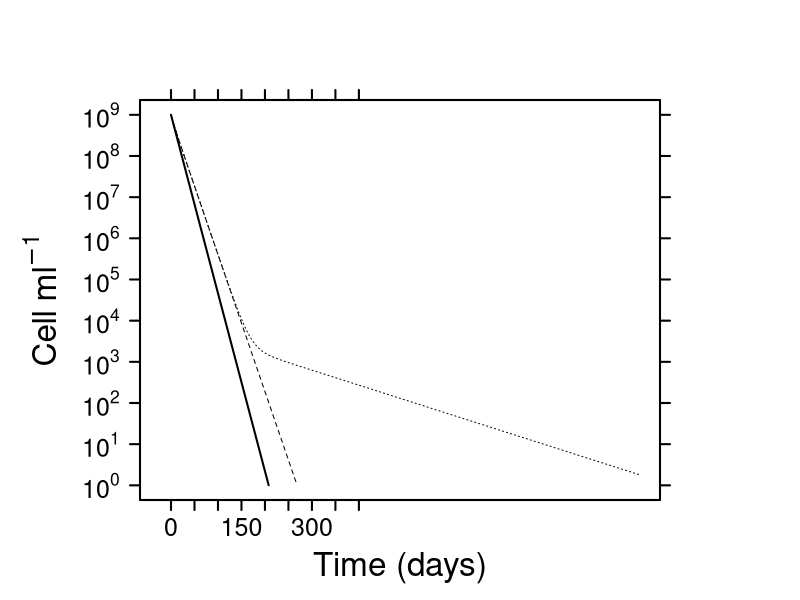

Write the R code that produced this figure.
## ---- chunk 1
getwd()
setwd("~/GitHub/Dimensions/Aim1/PersistenceModel")
## ---- chunk 2
require("deSolve")
## ---- chunk 3
# Function for persistence
persist <- function(t, x, parms){
  with(as.list(c(parms, x)),{
		dBadt = -Ba*da		#g (L*day)^-1
		
		res=c(dBadt)
		list(res)
	})
}

# Parameters
parms = c(da = 0.1)
times = seq(0, 1000, 0.1)
init = c(Ba = 0.00002)

# Output
outP <- ode(y = init, times = times, func = persist, parms = parms)
outP <- data.frame(outP, log10(outP[,2]/(20e-15)))
colnames(outP)[3] <- "logcells.ml"
outP <- subset(outP, outP[,3] >= 0)
## ---- chunk 4
# Function for cannibalsims where dead bacteria are consumed by live bacteria
persistCannibalism <- function(t, x, parms){
  with(as.list(c(parms, x)),{
		dBadt = Ba*(C*Va)/(C+Ka)*Ea-Ba*da		#g (L*day)^-1
		dCdt = Ba*da*m-Ba*(C*Va)/(C+Ka)		#g (L*day)^-1
		
		res=c(dBadt,dCdt)
		list(res)
	})
}

# Parameters
parms = c(Va = 12, Ka = 0.0011, Ea = 0.5, da = 0.1, m = 0.5)
times = seq(0, 1000, 0.1)
init = c(Ba = 0.00002, C = 0)

# Output
outPC = ode(y = init, times = times, func = persistCannibalism, parms = parms)
outPC <- data.frame(outPC, log10(outPC[,2]/(20e-15)))
colnames(outPC)[4] <- "logcells.ml"
outPC <- subset(outPC, outPC[,4] >= 0)
## ---- chunk 5
# Function for two-species model with mutant and ancestros with different traits
persistCannibalismMut <- function(t, x, parms){
  with(as.list(c(parms, x)),{
		dBadt = Ba*(C*Va)/(C+Ka)*Ea-Ba*da
		dBmdt = Bm*(C*Vm)/(C+Km)*Em-Bm*dm
		dCdt = Ba*da*m-Ba*(C*Va)/(C+Ka)+Bm*dm*m-Bm*(C*Vm)/(C+Km)
		
		res=c(dBadt, dBmdt, dCdt)
		list(res)
	})
}

# Parameters
fracMut <- 1e-5 # fraction of initial population that are mutant
parmsMut <- c(Va = 12, Ka = 0.0011, Ea = 0.5, da = 0.1, Vm = 12, Km = 0.0011, 
             Em = 0.9, dm = 0.05, m = 0.5)
initMut <- c(Ba = 0.00002-(0.00002*fracMut), Bm = 0.00002*fracMut, C = 0)

# Output
outPCmut <- ode(y = initMut, times = times, func = persistCannibalismMut, 
            parms = parmsMut)
outPCmut <- data.frame(outPCmut, log10(outPCmut[,2]/(20e-15)), log10(outPCmut[,3]/(20e-15)))
outPCmut <- data.frame(outPCmut, log10((outPCmut[,2] + outPCmut[,3])/(20e-15)))
outPCmut <- subset(outPCmut, outPCmut[,7] >= 0)
colnames(outPCmut)[5:7] <- c("a.logcells.ml", "m.logcells.ml", "t.logcells.ml")
## ---- chunk 6
plot.new

png(filename="~/GitHub/Dimensions/Aim1/PersistenceModel/figures/decay.png",
    width = 1200, height = 1200, res = 96*2)

# par(mfrow = c(1, 1), mar=c(2, 4, 2, 2) + 0.1)

par(mar = c(5, 7, 5, 7))
decay.plot <- plot(outP[,1], outP[,3], type = "l", yaxt = "n", xaxt = "n", lwd = 2,
        cex.lab = 2, cex.axis = 1.5, xlab = "Time (days)", ylab = NA,
        xlim = c(-25, 1000))
box(lwd=2)

mtext(expression('Cell ml'^-1), side = 2, outer = TRUE, cex = 2, line = -3, adj = 0.5)


# Add ticks and tick labels

axis(side = 2, lwd.ticks = 2, cex.axis = 1.5, las = 1,
     labels = expression(10^0, 10^1, 10^2, 10^3, 10^4, 10^5, 10^6, 10^7, 10^8, 10^9),
     at = c(0, 1, 2, 3, 4, 5, 6, 7, 8, 9))
 
axis(side = 4, lwd.ticks = 2, cex.axis = 1.5, las = 1,
    at=c(0, 1, 2, 3, 4, 5, 6, 7, 8, 9), labels = F)
 
axis(side = 1, lwd.ticks = 2, cex.axis = 1.5, las = 1,
    labels = c(0, 50, 100, 150, 200, 250, 300, 350, 400), at = c(0, 50, 100, 150, 200, 250, 300, 350, 400))

axis(side = 3, lwd.ticks = 2, cex.axis = 1.5, las = 1,
    at = c(0, 50, 100, 150, 200, 250, 300, 350, 400), labels = F)

# Add cannibalism
points(outPC[,1], outPC[,4], type = "l", lty = 2)

# Add adaptation
points(outPCmut[,1], outPCmut[,7], type = "l", lty = 3)
